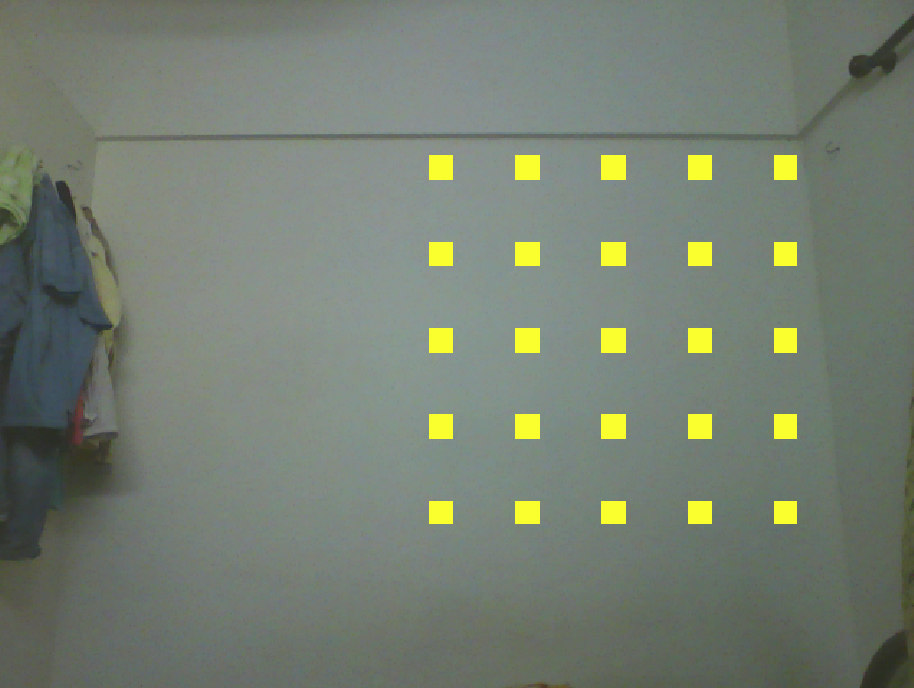
#> input picture Grids_on_wall.png, 914 x 688 px, given in place of the camera
$ python try.py   (Python 2 division)
#> lines starting #> are read from the running program, lines starting #| are printed output that depends on the picture; after the words box and inside, x2 and y2 are one past the last pixel; in counts of white or black regions, pixels touching at a corner belong together
#!/usr/bin/env python

import cv2
import numpy as np

# Roughly the values are : LowH = 107, HighH = 111
#                          LowS = 151, HighS = 255
#                          LowV = 43,  HighV = 255

def nothing(x):
    pass

def detect_pointer_in_rect():
    try:
        iLowH=0
        iHighH=179
        iLowS=0
        iHighS=255
        iLowV=0
        iHighV=255
        cv2.namedWindow('Control')
        cv2.createTrackbar('LowH','Control',0,179,nothing)
#> slider 'LowH' is set to 35
        cv2.createTrackbar('HighH','Control',0,179,nothing)
#> slider 'HighH' is set to 179
        cv2.createTrackbar('LowS','Control',0,255,nothing)
#> slider 'LowS' is set to 51
        cv2.createTrackbar('HighS','Control',0,255,nothing)
#> slider 'HighS' is set to 255
        cv2.createTrackbar('LowV','Control',0,255,nothing)
#> slider 'LowV' is set to 51
        cv2.createTrackbar('HighV','Control',0,255,nothing)
#> slider 'HighV' is set to 255

        cap = cv2.VideoCapture(0)
        while True:

            # Take each frame
            _, imgOriginal = cap.read()
#> imgOriginal is the input picture: shape (688, 914, 3); mean B, G, R 114, 126.6, 117.5

            # Convert BGR to HSV
            imgHSV=cv2.cvtColor(imgOriginal,cv2.COLOR_BGR2HSV)
#> imgHSV: shape (688, 914, 3); mean H, S, V 64, 29.9, 127

            iLowH = cv2.getTrackbarPos('LowH','Control')
            iLowS = cv2.getTrackbarPos('LowS','Control')
            iLowV = cv2.getTrackbarPos('LowV','Control')
            iHighH = cv2.getTrackbarPos('HighH','Control')
            iHighS = cv2.getTrackbarPos('HighS','Control')
            iHighV = cv2.getTrackbarPos('HighV','Control')

            imgThresholded=cv2.inRange(imgHSV,np.array([iLowH,iLowS,iLowV]),np.array([iHighH,iHighS,iHighV]))
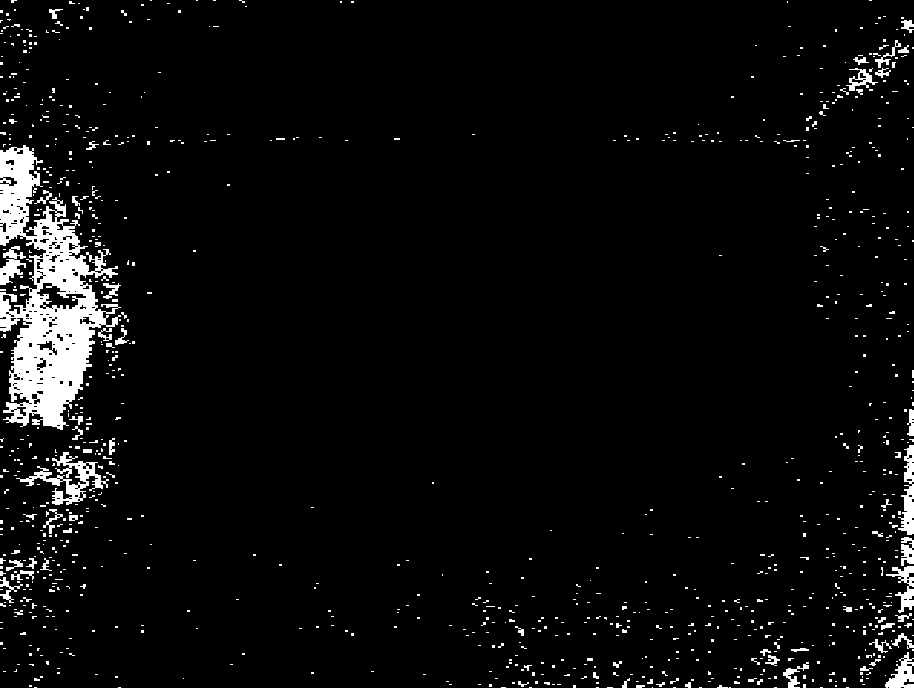
#> imgThresholded: shape (688, 914); 4.5% white; 1014 white regions (938 under 20 px), largest, box (x1, y1, x2, y2) and area: (0, 145, 121, 430) 14848, (16, 452, 109, 505) 1387, (898, 445, 914, 535) 764

#            cv2.imshow("inRange",imgThresholded)
            imgThresholded=cv2.erode(imgThresholded,cv2.getStructuringElement(cv2.MORPH_ELLIPSE,(5,5)))
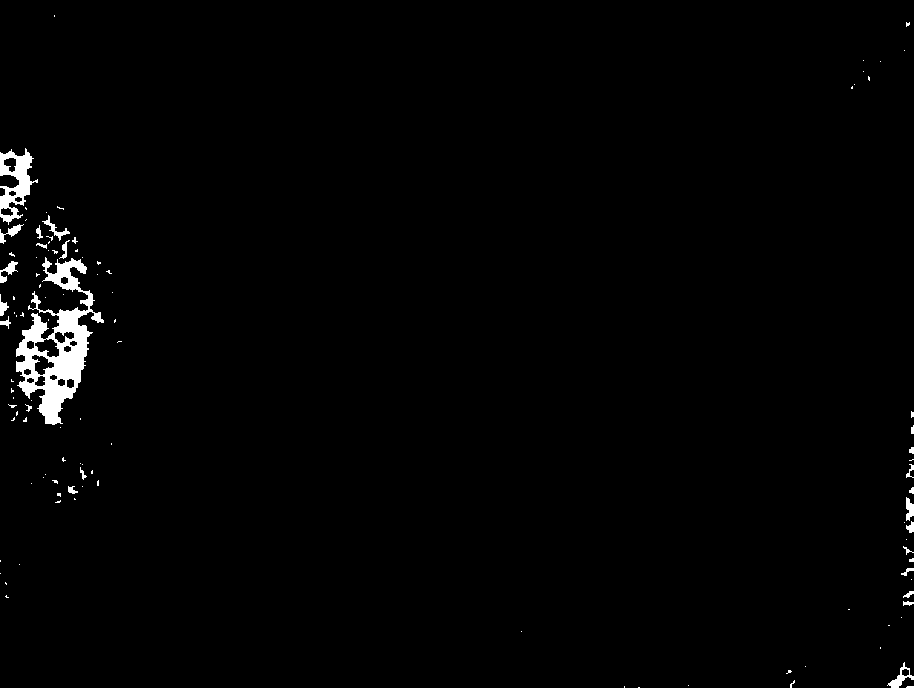
#> imgThresholded: shape (688, 914); 1.4% white; 108 white regions (84 under 20 px), largest, box (x1, y1, x2, y2) and area: (16, 257, 104, 425) 5367, (0, 148, 38, 225) 1294, (887, 662, 914, 688) 206

            imgThresholded=cv2.dilate(imgThresholded,cv2.getStructuringElement(cv2.MORPH_ELLIPSE,(5,5)))
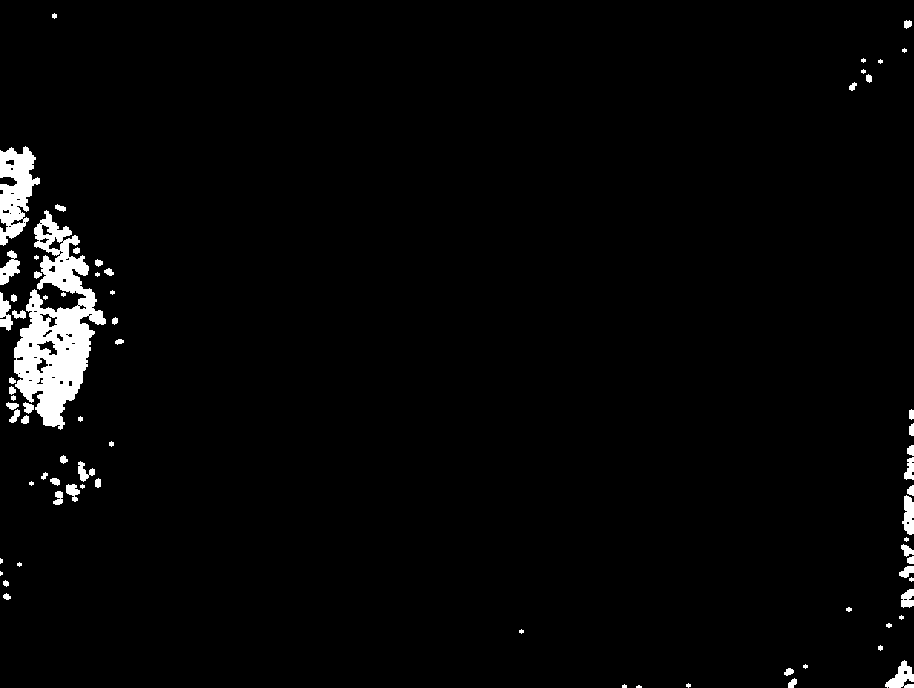
#> imgThresholded: shape (688, 914); 2.5% white; 73 white regions (22 under 20 px), largest, box (x1, y1, x2, y2) and area: (14, 210, 106, 430) 9037, (0, 146, 40, 246) 2333, (885, 660, 914, 688) 434

            imgThresholded=cv2.dilate(imgThresholded,cv2.getStructuringElement(cv2.MORPH_ELLIPSE,(5,5)))
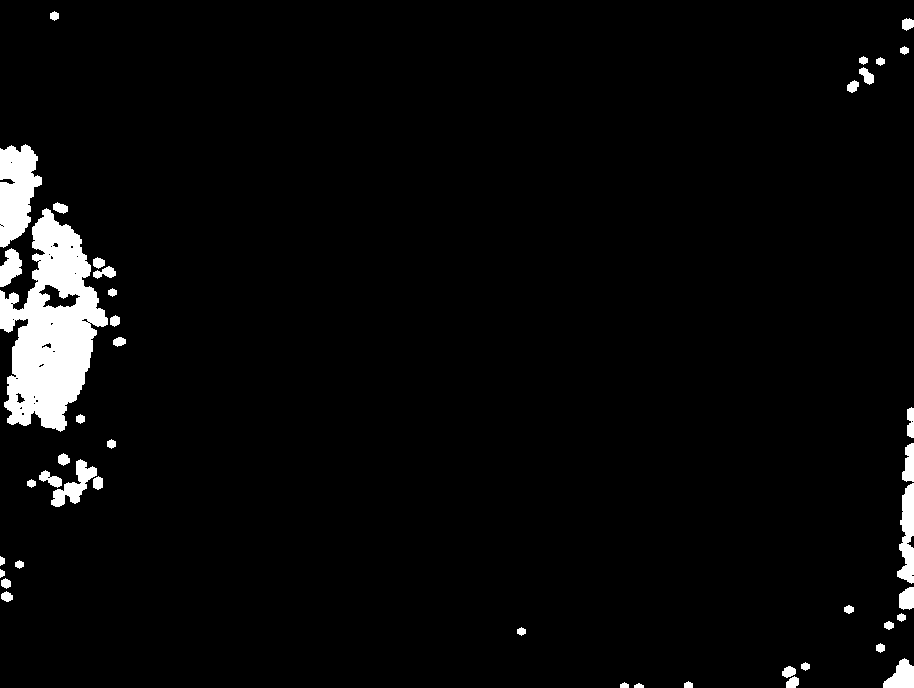
#> imgThresholded: shape (688, 914); 3.7% white; 44 white regions, largest, box (x1, y1, x2, y2) and area: (0, 208, 108, 432) 13321, (0, 144, 42, 248) 2981, (897, 483, 914, 584) 1107
            imgThresholded=cv2.erode(imgThresholded,cv2.getStructuringElement(cv2.MORPH_ELLIPSE,(5,5)))
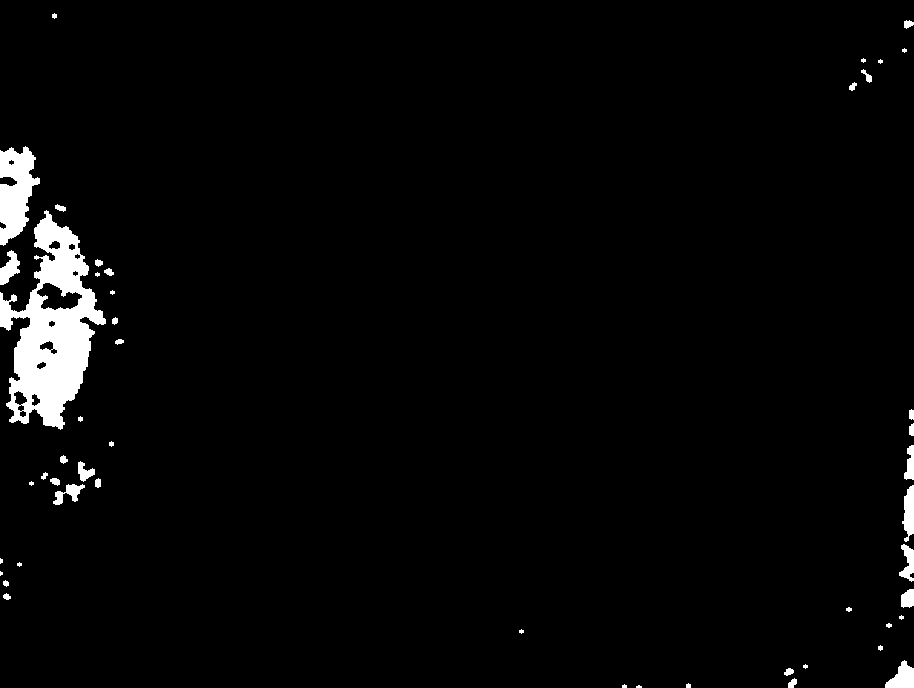
#> imgThresholded: shape (688, 914); 2.8% white; 49 white regions (14 under 20 px), largest, box (x1, y1, x2, y2) and area: (0, 210, 106, 430) 10964, (0, 146, 40, 246) 2505, (885, 660, 914, 688) 497

            cv2.imshow("Thresholded image",imgThresholded)
            cv2.imshow("Original",imgOriginal)

            k = cv2.waitKey(1) & 0xFF
#> (key Esc is pressed here)
            if k == 27:
                cap.release()
                cv2.destroyAllWindows()
                break
    except cv2.error as e:
        print e.message
        cap.release()
        cv2.destroyAllWindows()

if __name__ == "__main__":
    detect_pointer_in_rect()
